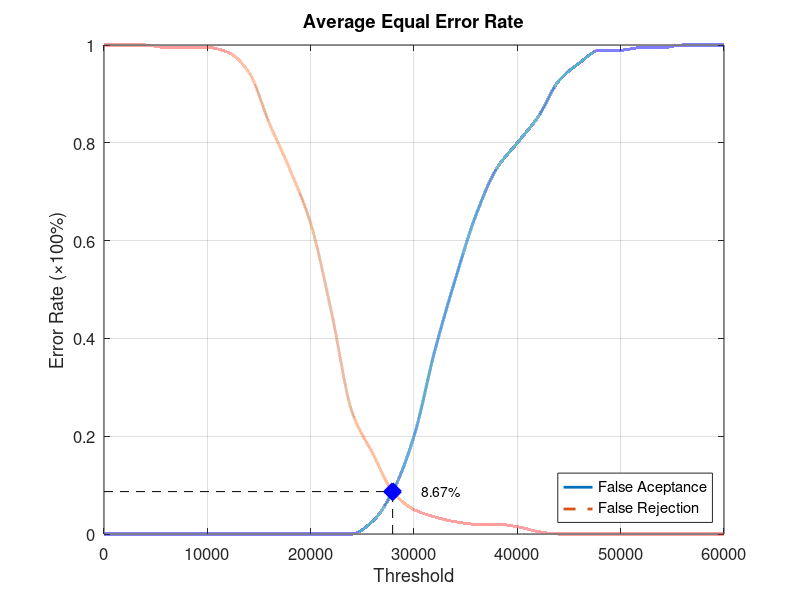
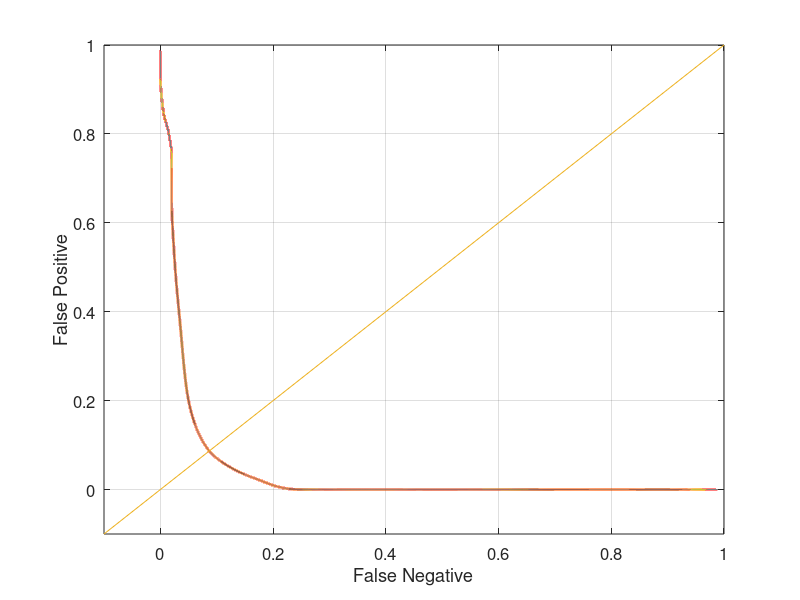

Write MATLAB code to recreate these figures, in order.
function yEER = Database2_4
close all;
clear;
clc;
x = 0:2000:60000;
xq = 0:0.5:60000;

y0 = [0 0 0 0 0 0 0 0 0 0 0 0 0 0.0263158 0.0894737 0.2 0.373684 0.521053 0.652632 0.747368 0.8 0.852632 0.926316 0.963158 0.989474 0.989474 0.994737 0.994737 1 1 1];
yy0 = interp1(x, y0, xq, 'pchip');
y1 = [1 1 1 0.995 0.995 0.995 0.985 0.945 0.84 0.745 0.635 0.455 0.25 0.165 0.085 0.05 0.035 0.025 0.02 0.02 0.015 0.005 0 0 0 0 0 0 0 0 0];
yy1 = interp1(x, y1, xq, 'pchip');

% Calculating EER: 
y2 = abs(y0 - y1);
find(y2 == min(y2))
yy2 = abs(yy0 - yy1);
xEER = find(yy2 == min(yy2));
xEERIndex = xq(xEER) % X-axis EER
yEER = yy0(xEER) % Y-axis EER

main = figure
plot(xq, yy0,'-','LineWidth', 2);	hold on
plot(xq, yy1,'--','LineWidth', 2);	hold on
plot([xEERIndex xEERIndex], [0 yEER], 'k--');	hold on
plot([0 xEERIndex], [yEER yEER], 'k--');	hold on
plot(xEERIndex, yEER, 'bx', 'LineWidth', 10);	hold on
text(xEERIndex + 10 * xEERIndex / 100, yEER, [num2str(round((10000 * yEER)) / 100) '%'])
legend('False Aceptance', 'False Rejection', 'Location', 'SouthEast')
xlabel('Threshold')
ylabel('Error Rate (\times100%)')
title('Average Equal Error Rate')
set(gca, 'FontSize', 12)
axis([0 60000 0 1])
grid on

print(main, 'Database2_4Main', '-dpng');
FNRxFPR = figure('Color', [1 1 1]);
plot(yy1, yy0, '-', yy1, yy0, 'LineWidth', 2);
hold on
y = -0.1:0.1:1
plot(y, y); 
set(gca, 'FontSize', 12)
xlabel('False Negative')
ylabel('False Positive')
axis([-0.1 1 -0.1 1])
set(gca, 'FontSize', 12)
grid on

print(FNRxFPR, 'Database2_4FNRxFPR','-dpng');
end
